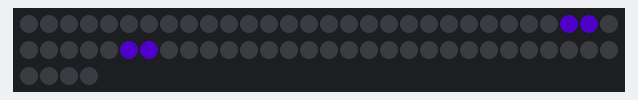
Simulated run of this sketch. Board: Arduino Uno, built with avr-gcc and run on an emulated ATmega328P. Shown: 64 RGB LEDs in strip order, left to right, continuing on the next row. Dim RGB values are drawn brighter than linear.

Above: at 0.1 s.
At 0.6 s:
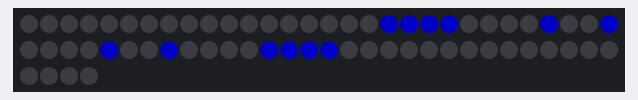
At 1.1 s:
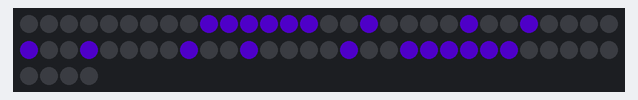
At 1.6 s:
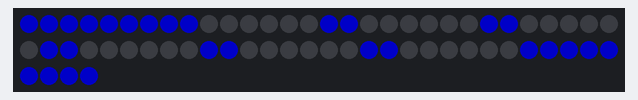
At 2.1 s:
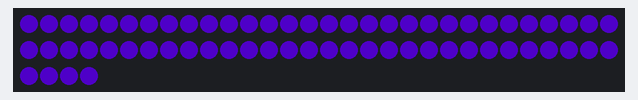
At 10.6 s:
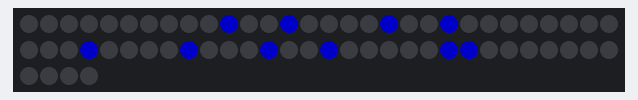

Measured:
- by itself, everything shown: repeats every 12.5 s, in 15 steps
- what the display in image 1 shows lasts 0.5 s, from 0.5 s to 1.0 s

The sketch:

sketch.ino
```cpp
#include <Adafruit_NeoPixel.h>

#define PIN 3
#define NUMPIXELS 64

Adafruit_NeoPixel pixels(NUMPIXELS, PIN, NEO_GRB + NEO_KHZ800);

void setup() {
  pixels.begin();
  pixels.setBrightness(100);
  pixels.show();
}

int getLedIndex(int x, int y) {
  if (x < 0 || x > 7 || y < 0 || y > 7) return -1;
  if (y % 2 == 0) {
    return (y * 8) + 7 - x;
  } else {
    return (y * 8) + x;
  }
}

void drawPixel(int x, int y, uint32_t color) {
  int index = getLedIndex(x, y);
  if (index != -1) {
    pixels.setPixelColor(index, color);
  }
}

void drawFrame(uint8_t frame[8][8], uint32_t color) {
  pixels.clear();
  for(int y = 0; y < 8; y++) {
    for(int x = 0; x < 8; x++) {
      if (frame[y][x] == 1) {
        drawPixel(x, y, color);
      }
    }
  }
  pixels.show();
}

uint8_t frame1[8][8] = {
  {0,0,0,0,0,0,0,0},
  {0,0,0,0,0,0,0,0},
  {0,0,0,0,0,0,0,0},
  {0,0,0,1,1,0,0,0},
  {0,0,0,1,1,0,0,0},
  {0,0,0,0,0,0,0,0},
  {0,0,0,0,0,0,0,0},
  {0,0,0,0,0,0,0,0}
};

uint8_t frame2[8][8] = {
  {0,0,0,0,0,0,0,0},
  {0,0,0,0,0,0,0,0},
  {0,0,1,1,1,1,0,0},
  {0,0,1,0,0,1,0,0},
  {0,0,1,0,0,1,0,0},
  {0,0,1,1,1,1,0,0},
  {0,0,0,0,0,0,0,0},
  {0,0,0,0,0,0,0,0}
};

uint8_t frame3[8][8] = {
  {0,0,0,0,0,0,0,0},
  {0,1,1,1,1,1,1,0},
  {0,1,0,0,0,0,1,0},
  {0,1,0,0,0,0,1,0},
  {0,1,0,0,0,0,1,0},
  {0,1,0,0,0,0,1,0},
  {0,1,1,1,1,1,1,0},
  {0,0,0,0,0,0,0,0}
};

uint8_t frame4[8][8] = {
  {1,1,1,1,1,1,1,1},
  {1,0,0,0,0,0,0,1},
  {1,0,0,0,0,0,0,1},
  {1,0,0,0,0,0,0,1},
  {1,0,0,0,0,0,0,1},
  {1,0,0,0,0,0,0,1},
  {1,0,0,0,0,0,0,1},
  {1,1,1,1,1,1,1,1}
};

uint8_t frame5[8][8] = {
  {1,1,1,1,1,1,1,1},
  {1,1,1,1,1,1,1,1},
  {1,1,1,1,1,1,1,1},
  {1,1,1,1,1,1,1,1},
  {1,1,1,1,1,1,1,1},
  {1,1,1,1,1,1,1,1},
  {1,1,1,1,1,1,1,1},
  {1,1,1,1,1,1,1,1}
};

uint8_t smile[8][8] = {
  {0,0,0,0,0,0,0,0},
  {0,0,1,0,0,1,0,0},
  {0,0,1,0,0,1,0,0},
  {0,0,0,0,0,0,0,0},
  {0,1,0,0,0,0,1,0},
  {0,0,1,0,0,1,0,0},
  {0,0,0,1,1,0,0,0},
  {0,0,0,0,0,0,0,0}
};

void loop() {
  drawFrame(frame1, pixels.Color(100, 0, 255));
  delay(500);

  drawFrame(frame2, pixels.Color(0, 0, 255));
  delay(500);

  drawFrame(frame3, pixels.Color(100, 0, 255));
  delay(500);

  drawFrame(frame4, pixels.Color(0, 0, 255));
  delay(500);

  drawFrame(frame5, pixels.Color(100, 0, 255));
  delay(500);

  for (int i = 0; i < 5; ++i) {
    drawFrame(smile, pixels.Color(0, 0, 255));
    delay(1500);
    drawFrame(smile, pixels.Color(100, 0, 255));
    delay(500);
  }
}
```
